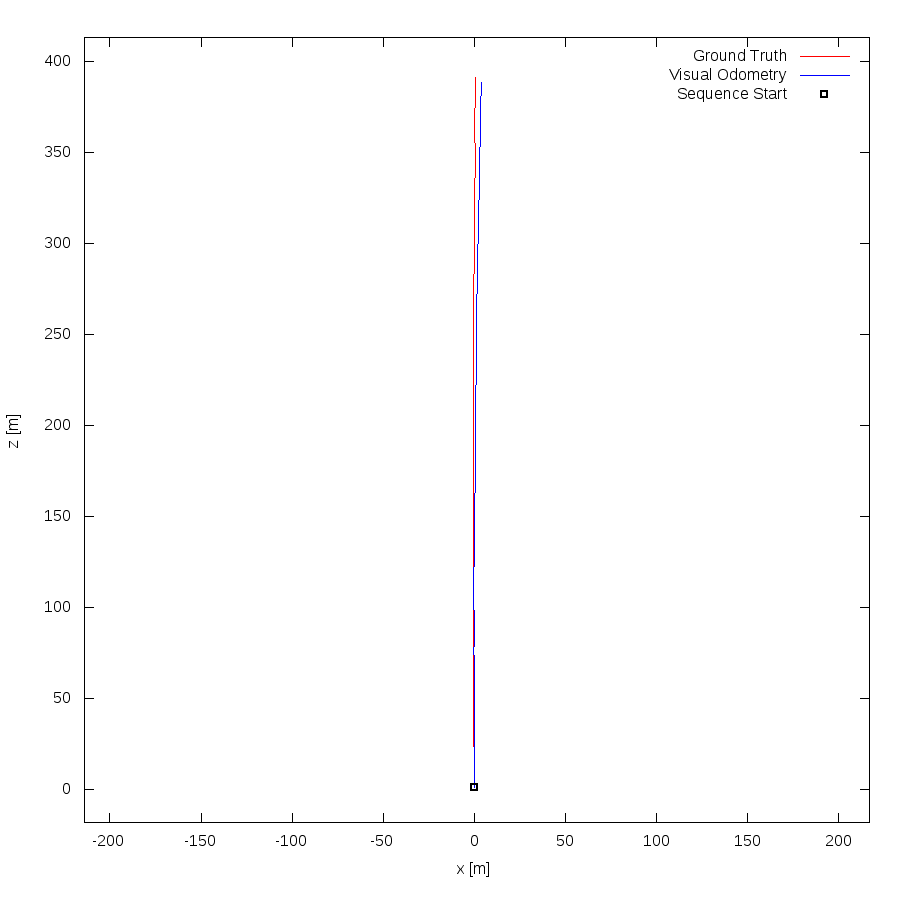

Here is the gnuplot script that generated this plot:
set term postscript eps enhanced color
set output "04.eps"
set size ratio -1
set xrange [-214:217]
set yrange [-18:413]
set xlabel "x [m]"
set ylabel "z [m]"
plot "04.txt" using 1:2 lc rgb "#FF0000" title 'Ground Truth' w lines,"04.txt" using 3:4 lc rgb "#0000FF" title 'Visual Odometry' w lines,"< head -1 04.txt" using 1:2 lc rgb "#000000" pt 4 ps 1 lw 2 title 'Sequence Start' w points
